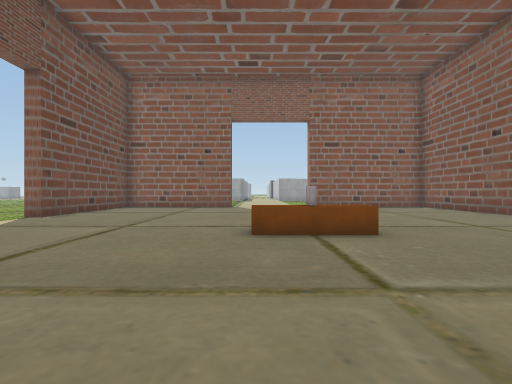
view 1 (above)

12 first-person views from a walk through a scene from a Unity 3-D project. The camera is 1.5 m above the floor, looks level and sees 90° across. The floor is counted in squares, 2 m on a side. Each view is taken from the middle of a square. On the plan, view 1 faces up. The plan holds only what a view shows up to about 9 squares ahead; the rest is blank. The place goes on beyond the plan. The player character is not drawn. Some surface patterns are stand-ins.

view 2
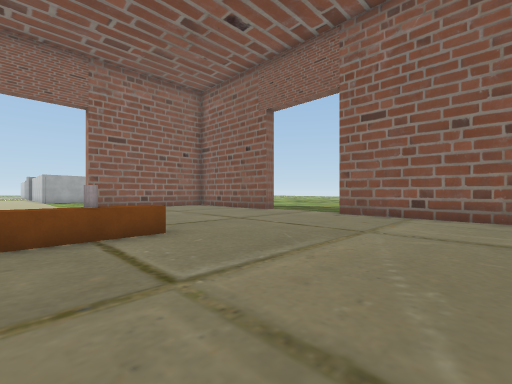

view 3
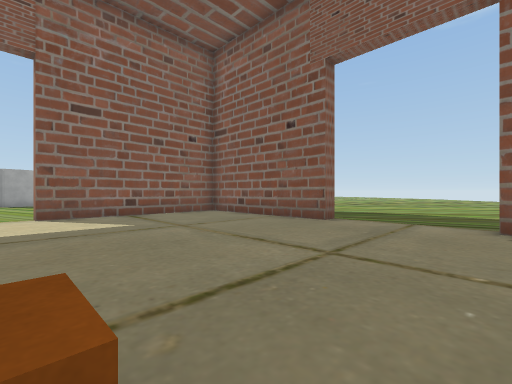

view 4
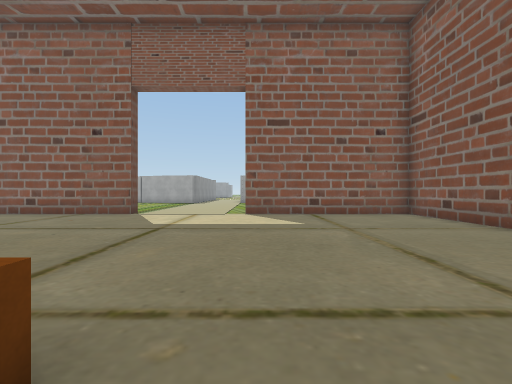

view 5
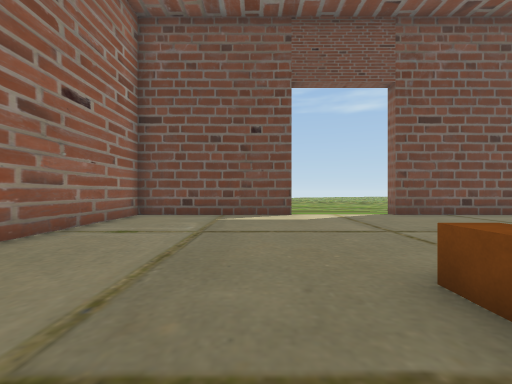

view 6
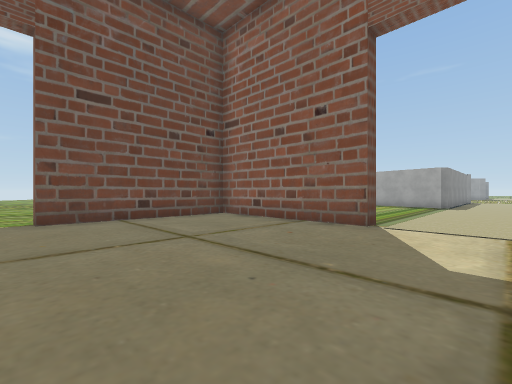

view 7
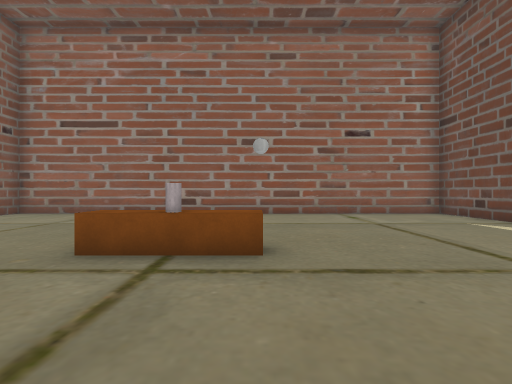

view 8
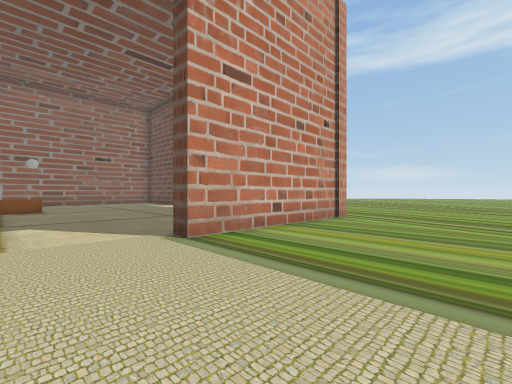

view 9
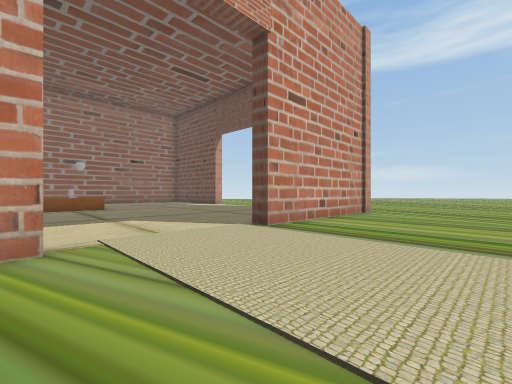

view 10
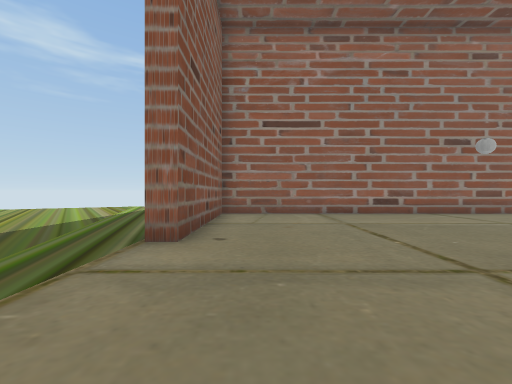

view 11
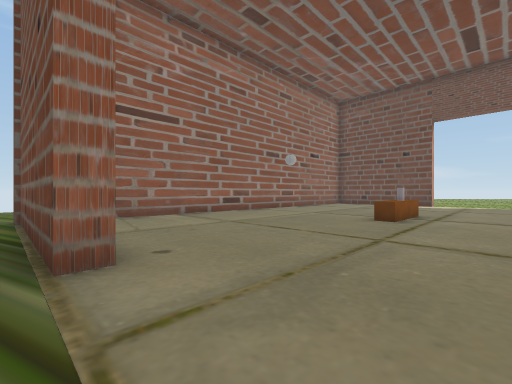

view 12
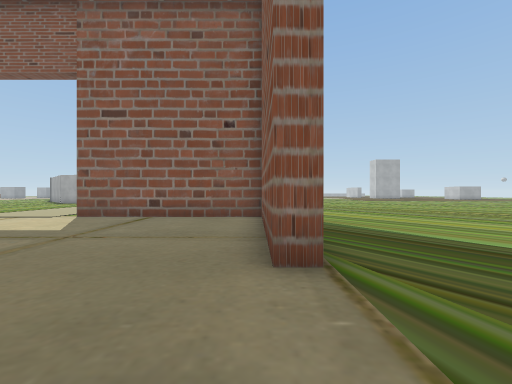

### Floor plan
Points are (right, up) in squares from view 1. A wall is a line through its corners. A room is listed if a view was taken in it or the views show most of it. See-through windows are left out.
Room 1 (views 1, 2, 3, 4, 5, 6, 7, 8, 10, 12)
walls: (8.2, 7.5) (8.2, 12.6) (2.6, 12.6); (-6.3, 4.2) (-6.3, -0.8) (8.2, -0.8) (8.2, 4.2); (-6.3, 12.4) (-6.3, 7.5); (-6.9, 13.2) (-1.2, 13.2) (-1.2, 12.6) (-6.1, 12.6)
ways out: opening at (-6.8, 15.5) to room 2; opening at (-6, 6) to room 2; opening at (1.2, 15.5) to room 2; opening at (8, 6) to room 2
objects: other object (0, 5) to (2, 5)
Room 2 (views 9, 11)
walls: (-6.3, 7.5) (-6.9, 7.5); (8.2, 4.2) (8.7, 4.2) (8.7, -0.9); (8.8, 7.5) (8.2, 7.5)
ways out: opening at (-6.8, 15.5) to room 1; opening at (-6, 6) to room 1; opening at (1.2, 15.5) to room 1; opening at (8, 6) to room 1

Positions as (right, up) in squares from view 1, and headings:
1: (0, 0), facing up
2: (0, 0), facing up-right
3: (2, 4), facing up-right
4: (3, 4), facing up
5: (2, 3), facing left
6: (1, 7), facing up-left
7: (0, 8), facing down
8: (1, 17), facing down-left
9: (3, 17), facing down-left
10: (7, 8), facing down
11: (9, 7), facing down-left
12: (8, 5), facing up
